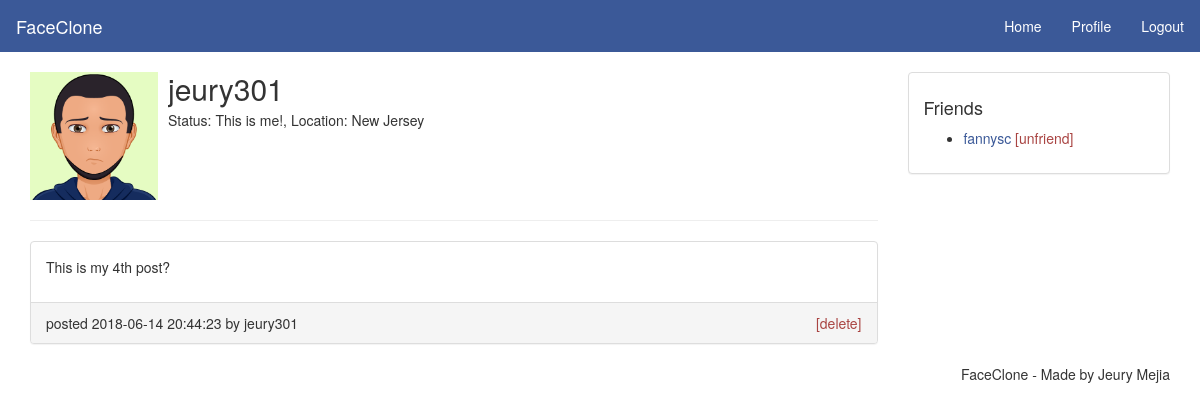
The page /profile.php?username=jeury301 on the database its author committed.
### tables this page shows
CREATE TABLE `users` (
  `id` int(11) NOT NULL,
  `username` varchar(30) NOT NULL,
  `password` varchar(255) NOT NULL,
  `status` varchar(150) NOT NULL,
  `profile_image_url` varchar(200) NOT NULL,
  `location` varchar(30) NOT NULL
);

CREATE TABLE `posts` (
  `id` int(11) NOT NULL,
  `content` text NOT NULL,
  `user_id` int(11) NOT NULL,
  `created_at` datetime NOT NULL DEFAULT CURRENT_TIMESTAMP,
  `status` varchar(255) NOT NULL,
  `profile_image_url` varchar(255) NOT NULL
);

CREATE TABLE `friends` (
  `id` int(11) NOT NULL,
  `user_id` int(11) NOT NULL,
  `friend_id` int(11) NOT NULL
);

### profile.php (the view, shortened to what this page needs)
<?php require_once "functions.php"; ?>
<?php
  $sql = "SELECT id, username, status, profile_image_url, location FROM users WHERE username = ?";
  $statement = $conn->prepare($sql);
  $statement->bind_param('s', $_GET['username']);
  $statement->execute();
  $statement->store_result();
  $statement->bind_result($id, $username, $status, $profile_image_url, $location);
?>
<?php include "header.php" ?>
  <main class="container">
    <div class="row">
      <div class="col-md-<?php if($username == $_SESSION['user_username']){?>6<?php } else {?>9<?php }?>">
        <div class="media">
          <div class="media-left">
            <img src="img/my_avatar.png" class="media-object" style="width: 128px; height: 128px;">
          </div>
          <div class="media-body">
            <h2 class="media-heading"><?php echo $username?></h2>
            <p>Status: <?php if($status){echo $status;}else{echo "No status yet!";}?>, Location: <?php echo $location?></p>
          </div>
        </div>
        <hr>
        <div>
          <?php
              $sql = "SELECT * FROM posts WHERE user_id = {$id} ORDER BY created_at DESC";
              $result = $conn->query($sql);
              if($result->num_rows >0){
                  while($post = $result->fetch_assoc()){
          ?>
          <div class="panel panel-default">
            <div class="panel-body">
              <p><?php echo $post['content'];?></p>
            </div>
            <div class="panel-footer">
              <span>posted <?php echo $post['created_at'];?> by <?php echo $username;?></span>
              <span class="pull-right"><a class="text-danger" href="php/delete-post.php?id=<?php echo $post['id'] ?>&username=<?php echo $username?>&is_profile=true">[delete]</a></span>
            </div>
          </div>
          <?php
              }
            } else {
          ?>
          <p class="text-danger">No posts! yet! </p>
          <?php
            }
          ?>
        </div>
      </div>
      <div class="col-md-3">
        <div class="panel panel-default">
          <div class="panel-body">
            <h4>Friends</h4>
            <?php
              $friends_sql = "SELECT * FROM friends WHERE user_id = {$id}";
              $friends_result = $conn->query($friends_sql);
              if($friends_result->num_rows > 0 ){
            ?>  <ul>
            <?php
                while($current_friend = $friends_result->fetch_assoc()){
            ?>
                  <li>
                    <?php
                      $friend_sql = "SELECT * FROM users WHERE id = {$current_friend['friend_id']}";
                      $friend_result = $conn->query($friend_sql);
                      $friend_info = $friend_result->fetch_assoc();
                    ?>
                    <a href="profile.php?username=<?php echo $friend_info['username']; ?>">
                      <?php echo $friend_info['username']; ?>
                    </a>
                    <a class="text-danger" href="php/remove-friend.php?friend_id=<?php echo $current_friend['friend_id']?>&is_profile=true">[unfriend]</a>
                  </li>
                <?php
                }
                ?>
                </ul>
            <?php
            }
            ?>
          </div>
        </div>
      </div>
    </div>
  </main>
<?php include "footer.php" ?>

### header.php (shortened to what this page needs)
<!DOCTYPE html>
<html>
<head>
    <link rel="stylesheet" type="text/css" href="css/bootstrap.min.css">
    <link rel="stylesheet" type="text/css" href="css/style.css">
</head>
<body>
    <nav class="navbar navbar-default">
        <div class="container-fluid">
            <div class="navbar-header">
                <a class="navbar-brand" href="<?php if(isset($_SESSION['user_username'])){?>profile.php?username=<?php echo $_SESSION['user_username'];} else {?>index.php<?php } ?>">FaceClone</a>
            </div>
            <ul class="nav navbar-nav navbar-right">
                <li><a href="home.php">Home</a></li>
                <li><a href="profile.php?username=<?php echo $_SESSION['user_username']?>">Profile</a></li>
                <li><a href="php/logout.php">Logout</a>
            </ul>
        </div>
    </nav>

### footer.php (shortened to what this page needs)
    <footer class="container text-center">
        <ul class="nav nav-pill pull-right">
            <li>FaceClone - Made by Jeury Mejia</li>
        </ul>
    </footer>
</body>
</html>

### css/style.css (style rules this page uses)
a { color: #3b5998; }
.navbar { -webkit-border-radius: 0; -moz-border-radius: 0; border-radius: 0; }
.navbar-default { background-color: #3b5998; border-color: #3b5998; }
.navbar-default .navbar-brand { color: #fff; }
.navbar-default .navbar-nav>li>a { color: #fff; }

### rows shown on the page
users: username "jeury301", status "This is me!", location "New Jersey"
posts: content "This is my 4th post?", created_at "2018-06-14 20:44:23", user.username "jeury301"
friends: users.username "fannysc"
